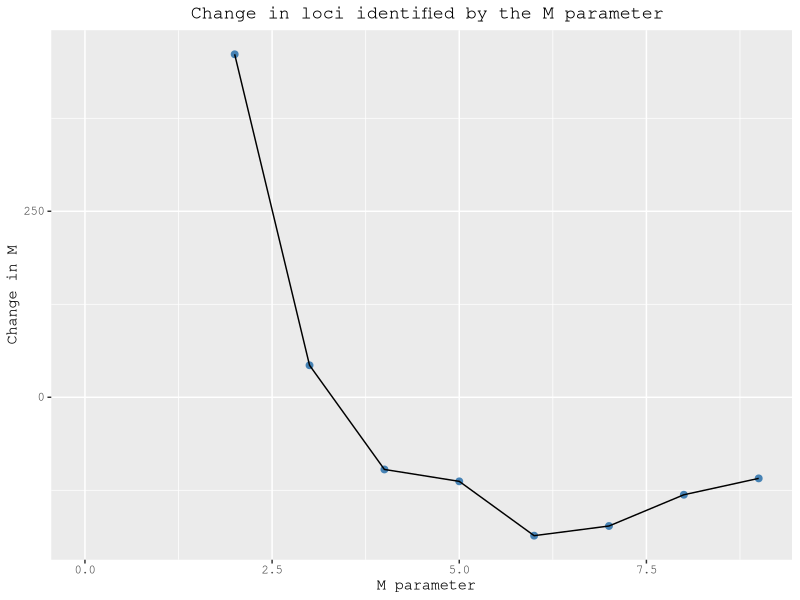
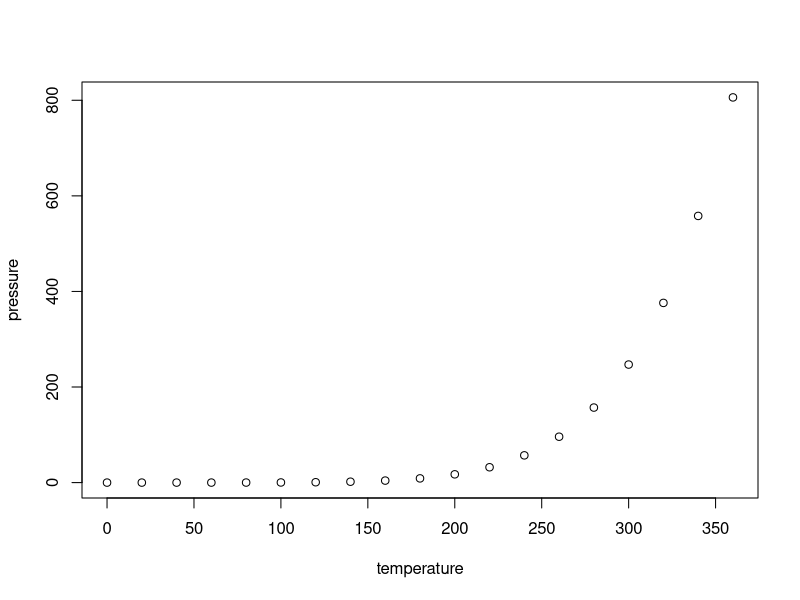

The R source for these figures, in order:
## ---- chunk 1
knitr::opts_chunk$set(echo = TRUE)
## ---- chunk 2
optimization <- read.csv("r_80.csv",sep = ";")
optimization

## ---- chunk 3
library(ggplot2)
change <- as.numeric(optimization$change.in._r_80)
class(change)

ggplot(data= optimization, aes(x = optimization$M, y=change, na.rm = T)) + geom_point(color ="steelblue", size = 2) +geom_line() + theme_grey(base_family="mono")+ ggtitle(" Change in loci identified by the M parameter")+ylab("Change in M") + xlab(" M parameter") + theme(plot.title = element_text(hjust = 0.5)) + xlim(0,9)
                    
## ---- chunk 4
plot(pressure)
